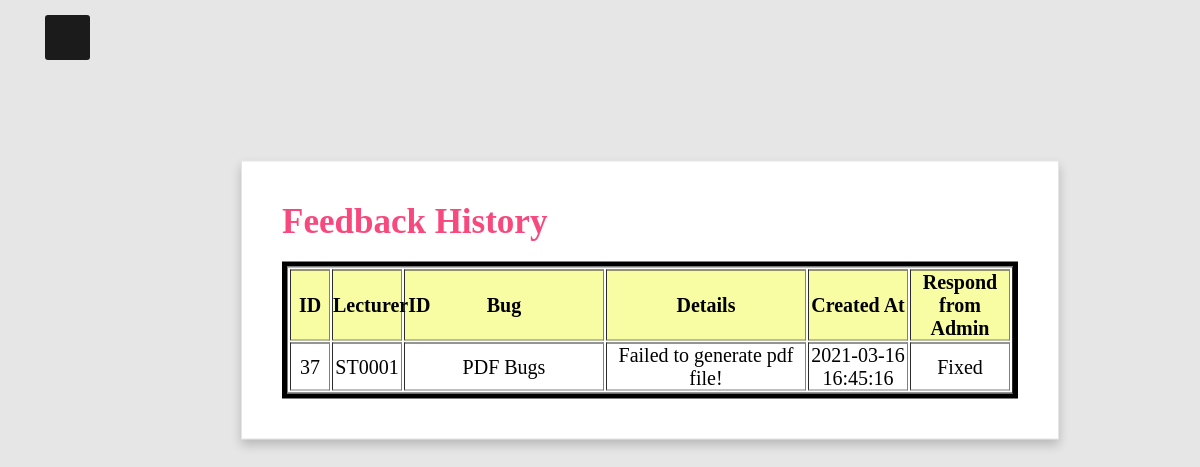
The page /management/feedback/feedback_history.php (signed in) on the database its author committed.
### tables this page shows
CREATE TABLE IF NOT EXISTS `feedback` (
  `ID` int NOT NULL AUTO_INCREMENT,
  `StudentTP` varchar(255) NOT NULL,
  `LecturerID` varchar(255) NOT NULL,
  `Staff_ID` varchar(255) NOT NULL,
  `Bug` text NOT NULL,
  `Details` text NOT NULL,
  `Created_At` datetime NOT NULL DEFAULT CURRENT_TIMESTAMP,
  `Admin_Reply` text NOT NULL,
  PRIMARY KEY (`ID`)
);

### management/feedback/feedback_history.php (the view, shortened to what this page needs)
 <!DOCTYPE html>
<html>
	<head>
		<link href = "../management.css" rel = "stylesheet">
	</head>
	<body>
<div class ="btn">
				<span class ="fas fa-bars"></span>
				</div>
		<div class = "box">
				<h2>Feedback History</h2>
			<div class='scroll-table' style="height:auto">
			<table border = 1 style = 'table-layout:fixed; text-align: center; max-width: 400px; width:1200px; font-size: 20px'>
				<tr bgcolor = 'f8fca2'>
					<th width="40px">ID</th>
					<th width="70px">LecturerID</th>
					<th width="200px">Bug</th>
					<th width="200px">Details</th>
					<th width="100px">Created At</th>
					<th width="100px">Respond from Admin</th>
				</tr>
				<?php
				$Staff_ID = $_SESSION["Staff_ID"];
				$sql = "Select * from feedback where Staff_ID='".$Staff_ID."'";
				$result = $conn ->query($sql);
				if (!empty($result) && $result->num_rows > 0) {
					for ($i = 0; $i < mysqli_num_rows($result); $i++){
						$row  = mysqli_fetch_assoc($result);
						echo '<tr>';
						echo '<td>'.$row['ID'].'</td>';
						echo '<td>'.$row['Staff_ID'].'</td>';
						echo '<td>'.$row['Bug'].'</td>';
						echo '<td style="word-wrap: break-word">'.$row['Details'].'</td>';
						echo '<td width="200px">'.$row['Created_At'].'</td>';
						echo '<td style="word-wrap: break-word">'.$row['Admin_Reply'].'</td>';
					}
				}
				?>
			</table>
			</div>
		</div>
	</body>
</html>

### management/management.css (style rules this page uses)
* { margin: 0; padding: 0; user-select: none; box-sizing: border-box; font-family: 'Poppins', 'sans serif'; }
body { margin: 0; padding: 0; font-family: sans-serif; background-color: #e6e6e6; background-repeat: no-repeat; background-size: cover; }
.btn { position: absolute; z-index: 3; top: 15px; left: 45px; height: 45px; width: 45px; text-align: center; background: #1b1b1b; border-radius: 3px; cursor: pointer; transition: left 0.4s ease; }
.btn span { color: white; font-size: 30px; line-height: 45px; }
.box { position: absolute; z-index: 2; left: 50%; transform: translate(-50%,-50%); width: auto; height: auto; max-height:675px; background: #fff; padding: 40px; margin: 50px; box-sizing: border-box; border: 1px solid rgba(0,0,0,.1); box-shadow: 0 5px 10px rgba(0,0,0,.2); margin-top: 25%; }
.box h2 { margin: 0 0 20px; padding: 0; color: #f7497d; text-transform: capitalize; font-size: 35px; }
.scroll-table { overflow-y: auto; height:auto; max-height:400px; width: 100%; border-color: black; border-style: solid ; border: 5px solid black; }

### management/feedback/feedback_history.php (style rules this page uses)
th { style='width:auto'; }

### rows shown on the page
feedback: ID "37", Staff_ID "ST0001", Bug "PDF Bugs", Details "Failed to generate pdf file!", Created_At "2021-03-16 16:45:16", Admin_Reply "Fixed"
